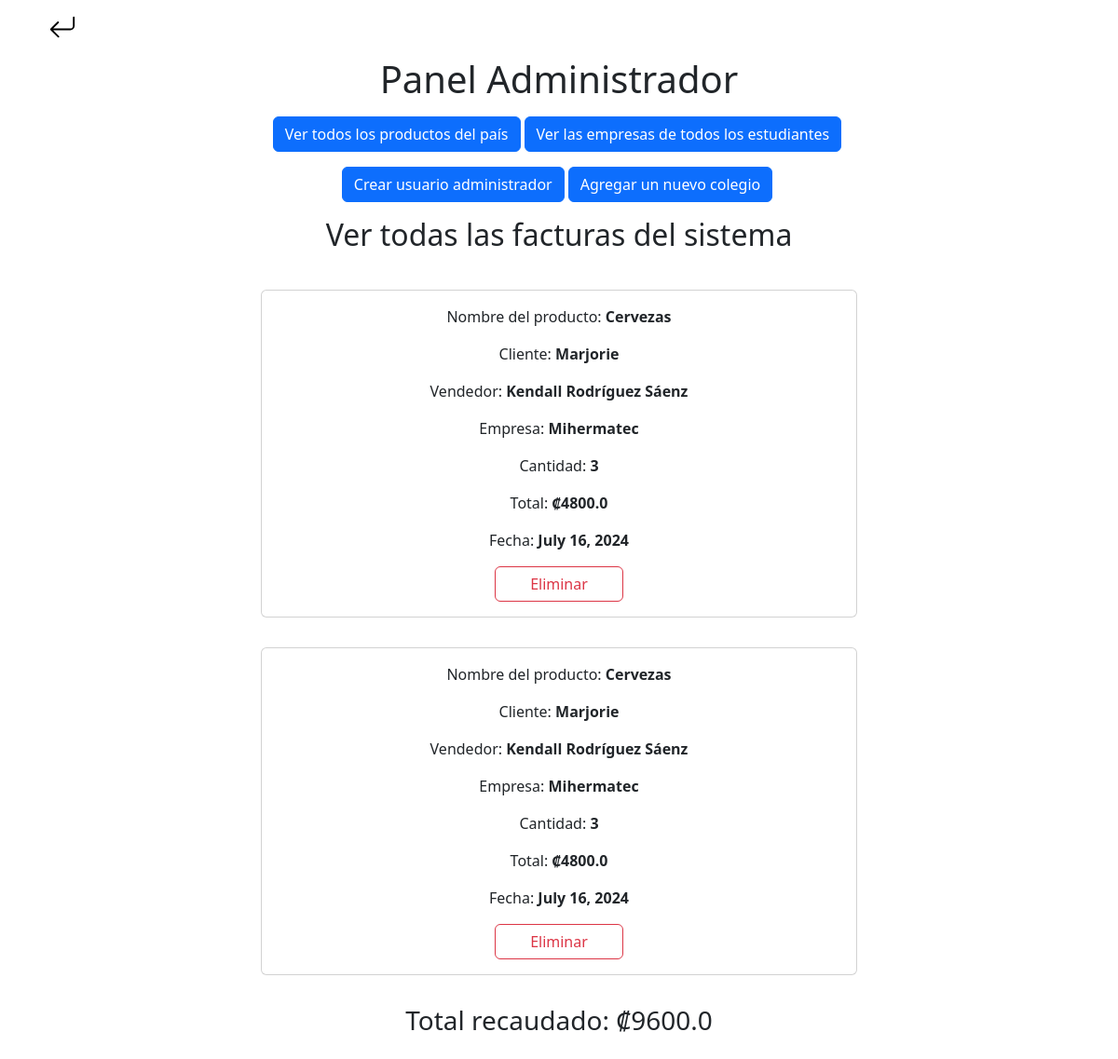
The page /adminPanel/ (signed in) on the database as committed earlier.
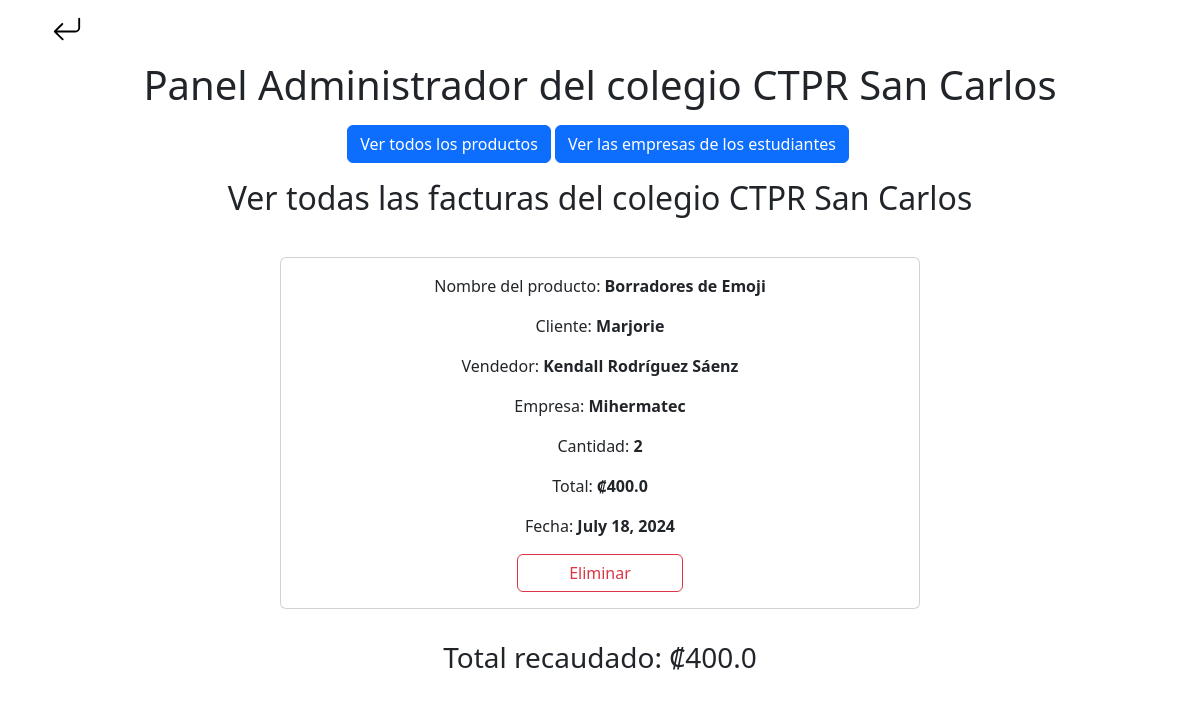
The same page on the database as committed later.
### Generate_PDF/models.py (models this page shows, shortened)
class GenerateInvoice(models.Model):
    user = models.ForeignKey(CustomUser, on_delete=models.CASCADE)
    college = models.ForeignKey(College, on_delete=models.CASCADE)
    customer = models.CharField(max_length=100, null=False)
    product = models.CharField(max_length=100, null=False)
    quantity = models.IntegerField(null=False)
    method_paid = models.CharField(max_length=100, null=False)
    total = models.FloatField(null=False)
    date = models.DateField(auto_now_add=True)

### PageLogin/models.py (models this page shows)
class CustomUser(AbstractBaseUser, PermissionsMixin):
    company_name = models.CharField(max_length=30, null=False)
    name_of_student = models.CharField(max_length=100, null=False)
    email = models.EmailField(unique=True)
    college = models.ForeignKey(College, on_delete=models.CASCADE, null=False)
    adminCollege = models.BooleanField(default=False)
    date_joined = models.DateTimeField(auto_now_add=True)
    objects = CustomUserManager()
    USERNAME_FIELD = 'email'
    REQUIRED_FIELDS = []
    def __str__(self):
        return self.email

class College(models.Model):
    name = models.CharField(max_length=100)
    def __str__(self):
        return self.name

### PanelAdmin/views.py (the view)
# urls.py: path('adminPanel/', AdminCollegueView.as_view(), name='Admin'),
class AdminCollegueView(LoginRequiredMixin, View):
    login_url = '/login/'
    def get(self, request):
        if request.user.adminCollege:
            user = CustomUser.objects.get(email=request.user)
            college = College.objects.get(name=user.college)
            invoices = GenerateInvoice.objects.filter(college=college)
            total = sum(float(product.total) for product in invoices)
            url = '/'
            return render(request, 'PanelAdmin.html', {'invoices': invoices, 'total': total, 'url': url})
        elif request.user.is_superuser:
            user = CustomUser.objects.get(email=request.user)
            invoices = GenerateInvoice.objects.all()
            total = sum(float(product.total) for product in invoices)
            url = '/'
            return render(request, 'PanelAdmin.html', {'invoices': invoices, 'total': total, 'url': url})

### templates/PanelAdmin.html (shortened to what this page needs)
<!DOCTYPE html>
{% load static %}
{% load pwa %}
<html lang="en">
<head>
    <link href="{% static 'css/bootstrap.min.css' %}" rel="stylesheet">
    <link href="{% static 'css/styles.css' %}" rel="stylesheet">
    <link href="https://cdn.jsdelivr.net/npm/bootstrap-icons@1.7.2/font/bootstrap-icons.css" rel="stylesheet">
</head>
<body>
    <section class="back">
        <div class="container">
            <a href="{{url}}">
            </a>
        </div>
    </section>
    {% block content %}
        {% if request.user.is_superuser %}
            <div class="products_admin">
                <div class="container">
                    <h1 class="text-center mt-3 mb-3">Panel Administrador</h1>
                    <div class="buttons-centered d-flex flex-row justify-content-center align-items-center">
                        <a href="{% url 'ViewProductsAdmin' %}" class="btn btn-primary">Ver todos los productos del país</a>
                        <a href="{% url 'ViewAllCompanies' %}" class="btn btn-primary mx-1">Ver las empresas de todos los estudiantes</a>
                    </div>
                    <div class="buttons-centered d-flex flex-row justify-content-center align-items-center mt-3">
                        <a href="{% url 'CreateSuperAdmin' %}" class="btn btn-primary">Crear usuario administrador</a>
                        <a href="{% url 'CreateCollegeAdmin' %}" class="btn btn-primary mx-1">Agregar un nuevo colegio</a>
                    </div>
                    <h2 class="text-center mt-3 mb-3">Ver todas las facturas del sistema</h2>
                    {% for invoice in invoices %}
                        <div class="card-container d-flex justify-content-center align-items-center">
                            <div class="card d-flex justify-content-center align-items-center text-center mt-4 mb-2" style="width: 40rem;">
                                <div class="card-body">
                                    <p class="card-text">Nombre del producto: <span style="font-weight: bold;">{{invoice.product}}</span></p>
                                    <p class="card-text">Cliente: <span style="font-weight: bold;">{{invoice.customer}}</span></p>
                                    <p class="card-text">Vendedor: <span style="font-weight: bold;">{{invoice.user.name_of_student}}</span></p>
                                    <p class="card-text">Empresa: <span style="font-weight: bold;">{{invoice.user.company_name}}</span></p>
                                    <p class="card-text">Cantidad: <span style="font-weight: bold;">{{invoice.quantity}}</span></p>
                                    <p class="card-text">Total: <span style="font-weight: bold;">₡{{invoice.total}}</span></p>
                                    <p class="card-text">Fecha: <span style="font-weight: bold;">{{invoice.date}}</span></p>
                                    <form action="{% url 'DeleteInvoice' invoice.id %}" method="post">
                                        <button type="submit" class="btn btn-outline-danger d-flex justify-content-center mx-auto w-50">Eliminar</button>
                                    </form>
                                </div>
                            </div>
                        </div>
                    {% endfor %}
                    <h3 class="text-center mt-4 mb-4">Total recaudado: ₡{{total}}</h3>
                </div>
            </div>
        {% endif %}
        {% if request.user.adminCollege %}
            {% if request.user.is_superuser %}
            {% else %}
                <section class="products_Admin">
                    <div class="container">
                        <h1 class="text-center mt-3 mb-3">Panel Administrador del colegio {{user.college}}</h1>
                        <div class="buttons-centered d-flex flex-row justify-content-center align-items-center">
                            <a href="{% url 'ViewProductsAdmin' %}" class="btn btn-primary">Ver todos los productos</a>
                            <a href="" class="btn btn-primary mx-1">Ver las empresas de los estudiantes</a>
                        </div>
                        <h2 class="text-center mt-3 mb-3">Ver todas las facturas del colegio {{user.college}}</h2>
                        {% for invoice in invoices %}
                            <div class="card-container d-flex justify-content-center align-items-center">
                                <div class="card d-flex justify-content-center align-items-center text-center mt-4 mb-2" style="width: 40rem;">
                                    <div class="card-body">
                                        <p class="card-text">Nombre del producto: <span style="font-weight: bold;">{{invoice.product}}</span></p>
                                        <p class="card-text">Cliente: <span style="font-weight: bold;">{{invoice.customer}}</span></p>
                                        <p class="card-text">Vendedor: <span style="font-weight: bold;">{{invoice.user.name_of_student}}</span></p>
                                        <p class="card-text">Empresa: <span style="font-weight: bold;">{{invoice.user.company_name}}</span></p>
                                        <p class="card-text">Cantidad: <span style="font-weight: bold;">{{invoice.quantity}}</span></p>
                                        <p class="card-text">Total: <span style="font-weight: bold;">₡{{invoice.total}}</span></p>
                                        <p class="card-text">Fecha: <span style="font-weight: bold;">{{invoice.date}}</span></p>
                                        <form action="{% url 'DeleteInvoice' invoice.id %}" method="post">
                                            <button type="submit" class="btn btn-outline-danger d-flex justify-content-center mx-auto w-50">Eliminar</button>
                                        </form>
                                    </div>
                                </div>
                            </div>
                        {% endfor %}
                        <h3 class="text-center mt-4 mb-4">Total recaudado: ₡{{total}}</h3>
                    </div>
                </section>
            {% endif %}
        {% endif %}
    {% endblock %}
</body>
</html>

Rows that differ between the two databases and show on the page:
removed GenerateInvoice: product "Cervezas", customer "Marjorie", user.name_of_student "Kendall Rodríguez Sáenz", user.company_name "Mihermatec", quantity "3", total "4800.0", date "July 16, 2024", shown under "Ver todas las facturas del sistema"
removed GenerateInvoice: product "Cervezas", customer "Marjorie", user.name_of_student "Kendall Rodríguez Sáenz", user.company_name "Mihermatec", quantity "3", total "4800.0", date "July 16, 2024", shown under "Ver todas las facturas del sistema"
now on this page (row edited): CustomUser: college "CTPR San Carlos"
changed CustomUser: is_superuser True → False (drawn)
added GenerateInvoice: product "Borradores de Emoji", customer "Marjorie", user.name_of_student "Kendall Rodríguez Sáenz", user.company_name "Mihermatec", quantity "2", total "400.0", date "July 18, 2024", shown under "Ver todas las facturas del colegio CTPR San Carlos"
Other text that changed with them:
{{ total }}: (not shown) → "400.0"
{{ total }}: "9600.0" → (not shown)
text no longer shown: "Panel Administrador Ver todos los productos del país Ver las empresas de todos los estudiantes Crear usuario administrador Agregar un nuevo colegio Ver todas las facturas del sistema"
text now shown: "Panel Administrador del colegio Ver todos los productos Ver las empresas de los estudiantes Ver todas las facturas del colegio"
